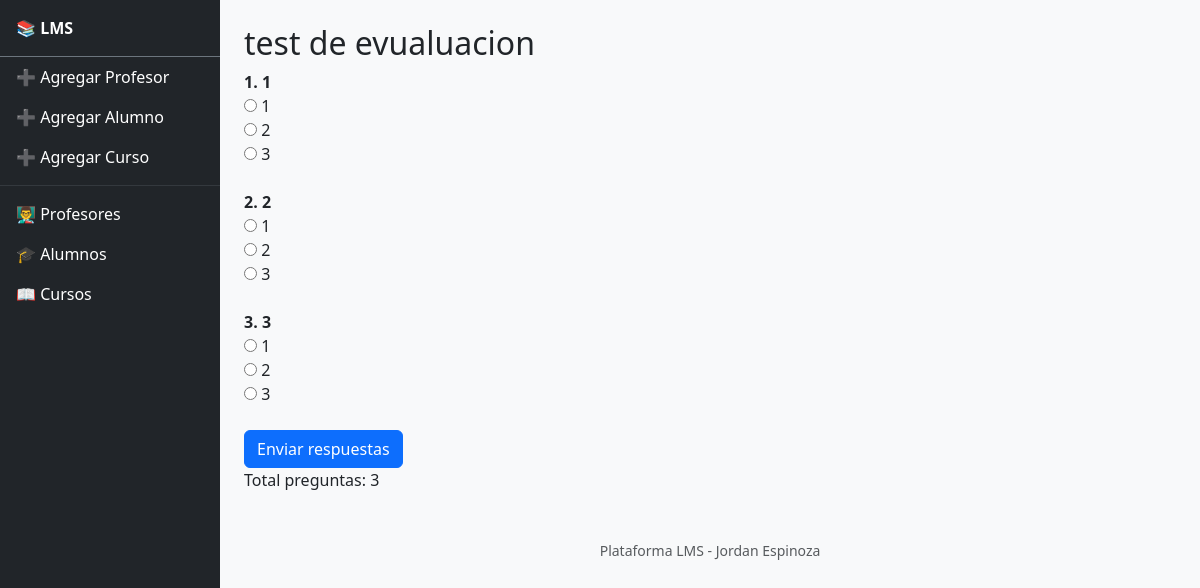
The page /plataforma/actividad/7/realizar/ on the database its author committed.
### Plataforma/models.py (models this page shows, shortened)
class Actividad(models.Model):
    curso = models.ForeignKey(Curso, on_delete=models.CASCADE, related_name='actividades')
    titulo = models.CharField(max_length=200)
    descripcion = models.TextField(blank=True)
    fecha_creacion = models.DateTimeField(auto_now_add=True)

class Pregunta(models.Model):
    actividad = models.ForeignKey(Actividad, on_delete=models.CASCADE, related_name='preguntas')
    texto = models.TextField()

class Opcion(models.Model):
    pregunta = models.ForeignKey(Pregunta, on_delete=models.CASCADE, related_name='opciones')
    texto = models.CharField(max_length=255)
    es_correcta = models.BooleanField(default=False)

### Plataforma/views.py (the view, shortened to what this page needs)
# urls.py: path('actividad/<int:actividad_id>/realizar/', realizar_actividad, name='realizar_actividad'),
def realizar_actividad(request, actividad_id):
    actividad = get_object_or_404(Actividad, id=actividad_id)
    preguntas = Pregunta.objects.filter(actividad=actividad).prefetch_related('opciones')
    return render(request, 'plataforma/realizar_actividad.html', {
        'actividad': actividad,
        'preguntas': preguntas,
    })

### Plataforma/templates/plataforma/realizar_actividad.html (shortened to what this page needs)
{% extends 'template_base.html' %}
{% block content %}
<h2>{{ actividad.titulo }}</h2>
<form method="post">
    {% for pregunta in preguntas %}
        <div class="mb-4">
            <strong>{{ forloop.counter }}. {{ pregunta.texto }}</strong><br>
            {% for opcion in pregunta.opciones.all %}
                <label>
                    <input type="radio" name="pregunta_{{ pregunta.id }}" value="{{ opcion.id }}">
                    {{ opcion.texto }}
                </label><br>
            {% endfor %}
        </div>
    {% empty %}
        <p>No hay preguntas para esta actividad.</p>
    {% endfor %}
    <button type="submit" class="btn btn-primary">Enviar respuestas</button>
</form>
<p>Total preguntas: {{ preguntas|length }}</p>
{% endblock %}

### rows shown on the page
Actividad: titulo "test de evualuacion"
Pregunta: texto "1"
Opcion: texto "1"
Opcion: texto "2"
Opcion: texto "3"
Pregunta: texto "2"
Opcion: texto "1"
Opcion: texto "2"
Opcion: texto "3"
Pregunta: texto "3"
Opcion: texto "1"
Opcion: texto "2"
Opcion: texto "3"

### other values the page prints
{{ preguntas|length }} "3"
